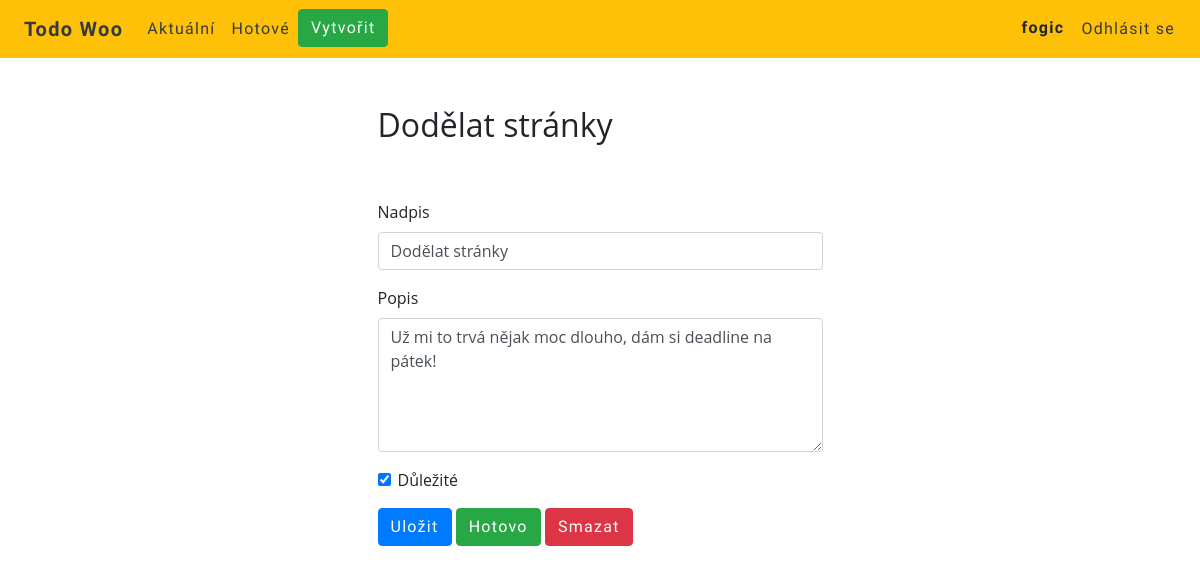
The app's page /todo/14 (signed in) with its own data.
### todo/models.py (models this page shows, shortened)
class Todo(models.Model):
    title = models.CharField(max_length=50)
    memo = models.TextField(blank=True, max_length=2000)
    created = models.DateTimeField(auto_now_add=True)
    datecompleted = models.DateTimeField(null=True, blank=True)
    important = models.BooleanField(default=False)
    user = models.ForeignKey(User, on_delete=models.CASCADE)

### todo/views.py (the view, shortened to what this page needs)
# urls.py: path('todo/<int:todo_pk>', views.viewtodo, name="viewtodo"),
@login_required
def viewtodo(request, todo_pk):
    todo = get_object_or_404(Todo,pk=todo_pk,user=request.user)
    if request.method == 'GET':
        form = TodoForm(instance=todo)
        return render(request, 'todo/viewtodo.html', {'todo':todo, 'form':form})

### todo/forms.py
class TodoForm(ModelForm):
    class Meta:
        model = Todo
        fields = ['title', 'memo', 'important']

### todo/templates/todo/viewtodo.html (shortened to what this page needs)
{% extends 'todo/base.html' %}
{% block content %}
<div class="row justify-content-center mt-5">
  <div class="col-md-5">
    <h2>{{ todo.title }}</h2>
  </div>
</div>
<div class="row justify-content-center mt-5">
  <div class="col-md-5">
    <form method="POST">
      <div class="form-group">
        <label for="title">Nadpis</label>
        <input type="text" name="title" class="form-control" id="title" value="{{ todo.title }}" required>
      </div>
      <div class="form-group">
        <label for="memo">Popis</label>
        <textarea name="memo" rows="5" class="form-control" id="memo" >{{ todo.memo }}</textarea>
      </div>
      <div class="form-group form-check">
        <input type="checkbox" name="important" class="form-check-input" id="important" {% if todo.important %}checked{% endif %}>
        <label class="form-check-label" for="important">Důležité</label>
      </div>
      <button type="submit" class="btn btn-primary">Uložit</button>
      <button type="button" class="btn btn-success" onclick="$('#complete').click()">Hotovo</button>
      <button type="button" class="btn btn-danger" onclick="$('#delete').click()">Smazat</button>
    </form>
  </div>
</div>
{% endblock %}

### todo/templates/todo/base.html (shortened to what this page needs)
{% load static %}
<!doctype html>
<html lang="en">
  <head>
    <link rel="stylesheet" href="https://stackpath.bootstrapcdn.com/bootstrap/4.5.0/css/bootstrap.min.css">
    <link rel="stylesheet" href="{% static 'todo/custom.css' %}">
  </head>
  <body>
    {% if user.is_authenticated %}
    <nav class="navbar navbar-expand-lg bg-warning">
      <b><a class="navbar-brand text-dark pl-2" href="{% url 'home' %}">Todo Woo</a></b>
      <div class="collapse navbar-collapse" id="navbarNav">
        <ul class="navbar-nav">
          <li class="nav-item">
            <a class="nav-link text-dark" href="{% url 'currenttodos' %}">Aktuální</a>
          </li>
          <li class="nav-item">
            <a class="nav-link text-dark" href="{% url 'completedtodos' %}">Hotové</a>
          </li>
          <li class="nav-item">
            <a class="btn btn-success" href="{% url 'createtodo' %}">Vytvořit</a>
          </li>
        </ul>
        <ul class="navbar-nav ml-auto">
          <li class="nav-item active">
            <b class="nav-link ml-auto pl-4 pr-2">{{ user.username }}</b>
          </li>
          <li class="nav-item active">
            <form action="{% url 'logoutuser' %}" method="POST">
              <button class="btn nav-link text-dark" type="submit">Odhlásit se</button>
            </form>
          </li>
        </ul>
      </div>
    </nav>
    {% endif %}
    <div class="container">
      {% block content %}
      {% endblock %}
    </div>
  </body>
</html>

### todo/static/todo/custom.css (style rules this page uses)
body { font-family: 'Open Sans', cursive; }
nav { font-family: 'Balsamiq Sans', cursive; letter-spacing: 0.08em; }
.btn { font-family: 'Balsamiq Sans', cursive; letter-spacing: 0.08em; }

### records on screen
Todo: title "Dodělat stránky", memo "Už mi to trvá nějak moc dlouho, dám si deadline na pátek!", important "☑"

### other values on screen
{{ user.username }} "fogic"
